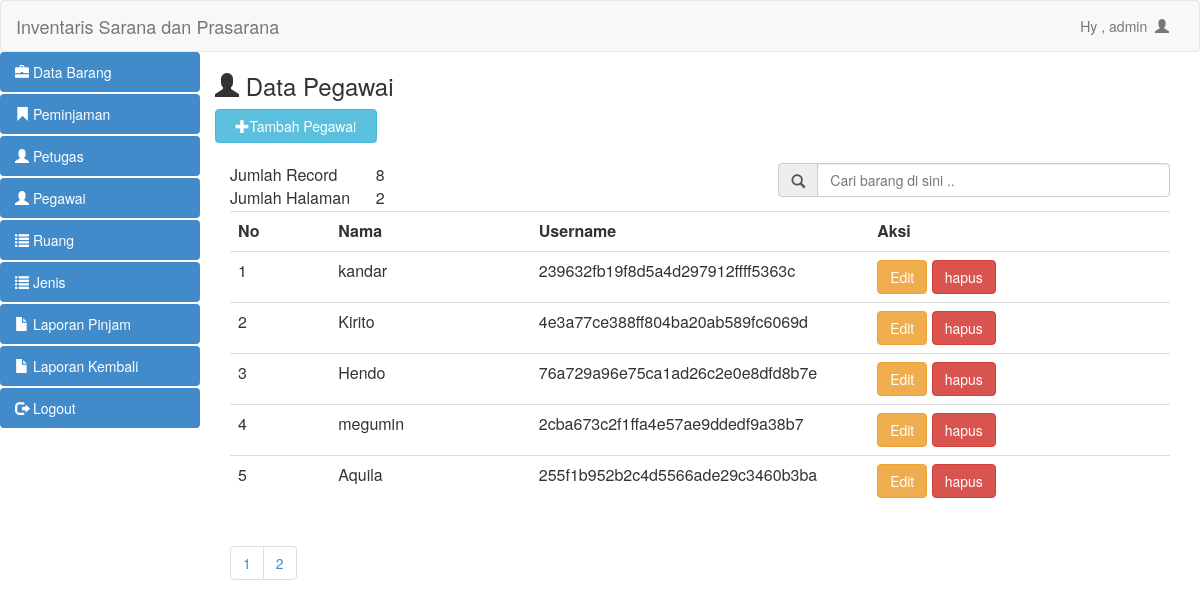
The page /pegawai/pegawai.php (signed in) on the database its author committed.
### tables this page shows
CREATE TABLE IF NOT EXISTS `pegawai` (
  `id_pegawai` int(11) NOT NULL AUTO_INCREMENT,
  `username` varchar(50) DEFAULT NULL,
  `nama_pegawai` varchar(50) DEFAULT NULL,
  `nip` varchar(50) DEFAULT NULL,
  `alamat` varchar(50) DEFAULT NULL,
  PRIMARY KEY (`id_pegawai`)
);

### pegawai/pegawai.php (the view, shortened to what this page needs)
  <?php
include 'header.php';
?>
<h3><span class="glyphicon glyphicon-user"></span>  Data Pegawai</h3>
 <button style="margin-bottom:20px" data-toggle="modal" data-target="#myModal" class="btn btn-info col-md-2"><span class="glyphicon glyphicon-plus"></span>Tambah Pegawai</button>
<?php
$per_hal=5;
$jumlah_record=mysql_query("SELECT COUNT(*) from pegawai");
$jum=mysql_result($jumlah_record, 0);
$halaman=ceil($jum / $per_hal);
$page = (isset($_GET['page'])) ? (int)$_GET['page'] : 1;
$start = ($page - 1) * $per_hal;
?>
<div class="col-md-12">
  <table class="col-md-2">
    <tr>
      <td>Jumlah Record</td>
      <td><?php echo $jum; ?></td>
    </tr>
    <tr>
      <td>Jumlah Halaman</td>
      <td><?php echo $halaman; ?></td>
    </tr>
  </table>
 <form action="cari_pegawai.php" method="get">
  <div class="input-group col-md-5 col-md-offset-7">
    <span class="input-group-addon" id="basic-addon1"><span class="glyphicon glyphicon-search"></span></span>
    <input type="text" class="form-control" placeholder="Cari barang di sini .." aria-describedby="basic-addon1" name="cari">
  </div>
   </form>
  <table class="table table-hover">
        <tr>
          <th class="col-md-1">No</th>
      <th class="col-md-2" >Nama </th>
      <th class="col-md-2" >Username </th>
      <th class="col-md-3" >Aksi</th>
        </tr>
 <?php
  if(isset($_GET['cari'])){
    $cari=mysql_real_escape_string($_GET['cari']);
    $brg=mysql_query("select * from pegawai where nama_pegawai like '$cari%'");
  }else{
    $brg=mysql_query("select * from pegawai limit $start, $per_hal");
  }
  $no=1;
  while($data=mysql_fetch_array($brg)){
    ?>
                                        <tr class="odd gradeX">
                                            <td><?php echo $no?></td>
                       <td><?php echo $data['nama_pegawai'];?></td>
                       <td><?php echo $data['username'];?></td>
                      <td class="center"><a href="edit_pegawai.php?id=<?php echo $data['id_pegawai']; ?>" class="btn btn-warning" > Edit </a>
            <a href="hapus_pegawai.php?id=<?php echo $data['id_pegawai']; ?>"
                onClick = "return confirm('Apakah Anda ingin mengapus
            <?php echo $data['nama_petugas']; ?>?')" class="btn btn-danger"> hapus</a></td>
                                        </tr>
                                        <?php $no++; }?>
                    </table>
      <ul class="pagination">
      <?php
      for($x=1;$x<=$halaman;$x++){
        ?>
        <li><a href="?page=<?php echo $x ?>"><?php echo $x ?></a></li>
        <?php
      }
      ?>
    </ul>
<?php
  include 'footer.php';
  ?>
</html>

### rows shown on the page
pegawai: nama_pegawai "kandar", username "239632fb19f8d5a4d297912ffff5363c"
pegawai: nama_pegawai "Kirito", username "4e3a77ce388ff804ba20ab589fc6069d"
pegawai: nama_pegawai "Hendo", username "76a729a96e75ca1ad26c2e0e8dfd8b7e"
pegawai: nama_pegawai "megumin", username "2cba673c2f1ffa4e57ae9ddedf9a38b7"
pegawai: nama_pegawai "Aquila", username "255f1b952b2c4d5566ade29c3460b3ba"

### other values the page prints
$_SESSION['nama'] "admin"
$jum "8"
$halaman "2"
